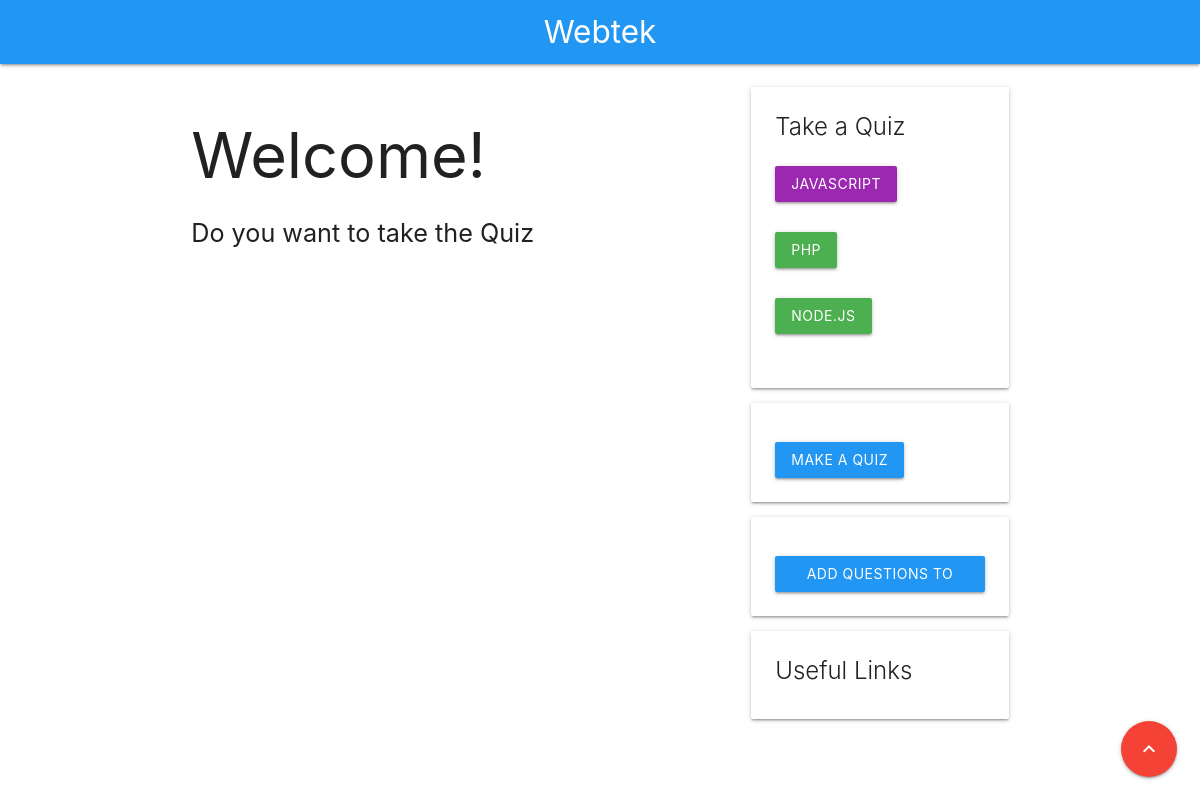
The page /quizphp/index.php on the database its author committed.
### tables this page shows
CREATE TABLE `quiz` (
  `quiz_id` int(10) NOT NULL AUTO_INCREMENT,
  `quiz_title` varchar(45) NOT NULL,
  PRIMARY KEY (`quiz_id`)
);

### quizphp/index.php (the view, shortened to what this page needs)
<!DOCTYPE html>
<html lang="en">
<head>
  <link rel="stylesheet" href="https://use.fontawesome.com/releases/v5.0.10/css/all.css">
  <link rel="stylesheet" href="css/materialize.min.css">
  <link rel="stylesheet" href="css/override.css">
</head>
<body>
  <div class="navbar-fixed">
    <nav>
      <div class="nav-wrapper blue">
        <span class="brand-logo center">Webtek</span>
      </div>
    </nav>
  </div>
  <div class="container row mt-1">
   <div class="col s8" id="content">
     <h1>Welcome!</h1>
     <p class="flow-text">Do you want to take the Quiz</p>
   </div>
    <div class="col s4">
      <div class="card">
        <div class="card-content">
          <span class="card-title">Take a Quiz</span>
          <div class="flex flex-column">
            <?php
                $con = mysqli_connect("localhost", "root", "", "webtek");
                $qry = "SELECT * from quiz";
                $result=mysqli_query($con,$qry);
                while($row = mysqli_fetch_array($result)){
                    $gen = rand(0,2);
                    if ($gen == 0){
                        echo
                            '<form action="quiz.php"    method="post">
                                <input class="radh" type="radio" name="quiz" value="'.$row[1].'" checked>
								<button class="btn waves-effect my-1 purple" id="'.$row[1].'" type="submit">'.$row[1].'</button>
                                </form>';
                    } elseif ($gen == 1){
                        echo '<form action="quiz.php"    method="post">
                                <input class="radh" type="radio" name="quiz" value="'.$row[1].'" checked>
								<button class="btn waves-effect my-1 green" id="'.$row[1].'" type="submit">'.$row[1].'</button>
                                </form>';
                    } elseif ($gen == 2){
                        echo '<form action="quiz.php"    method="post">
                                <input class="radh" type="radio" name="quiz" value="'.$row[1].'" checked>
								<button class="btn waves-effect my-1 red" id="'.$row[1].'" type="submit">'.$row[1].'</button>
                                </form>';
                    }
                }
            ?>
          </div>
        </div>
      </div>
      <div class="card">
        <div class="card-content">
          <a href="quiz_maker.php" class="btn waves-effect waves-light blue mt-1">Make a Quiz</a>
        </div>
      </div>
      <div class="card">
        <div class="card-content">
                    <a href="question_maker.php" class="btn waves-effect waves-light blue mt-1">Add questions to quiz</a>
        </div>
      </div>
      <div class="card">
        <div class="card-content">
          <span class="card-title">Useful Links</span>
        </div>
      </div>
    </div>
  </div>
  <div class="fixed-action-btn">
    <a href="#" class="btn-floating btn-large red">
      <i class="material-icons">keyboard_arrow_up</i>
    </a>
  </div>
</body>
</html>

### quizphp/css/override.css (style rules this page uses)
.mt-1 { margin-top: 1rem; }
.my-1 { margin-top: 1rem; margin-bottom: 1rem; }
.flex { display: flex; }
.flex-column { flex-direction: column; }

### rows shown on the page
quiz: quiz_title "JAVASCRIPT"
quiz: quiz_title "PHP"
quiz: quiz_title "NODE.JS"
